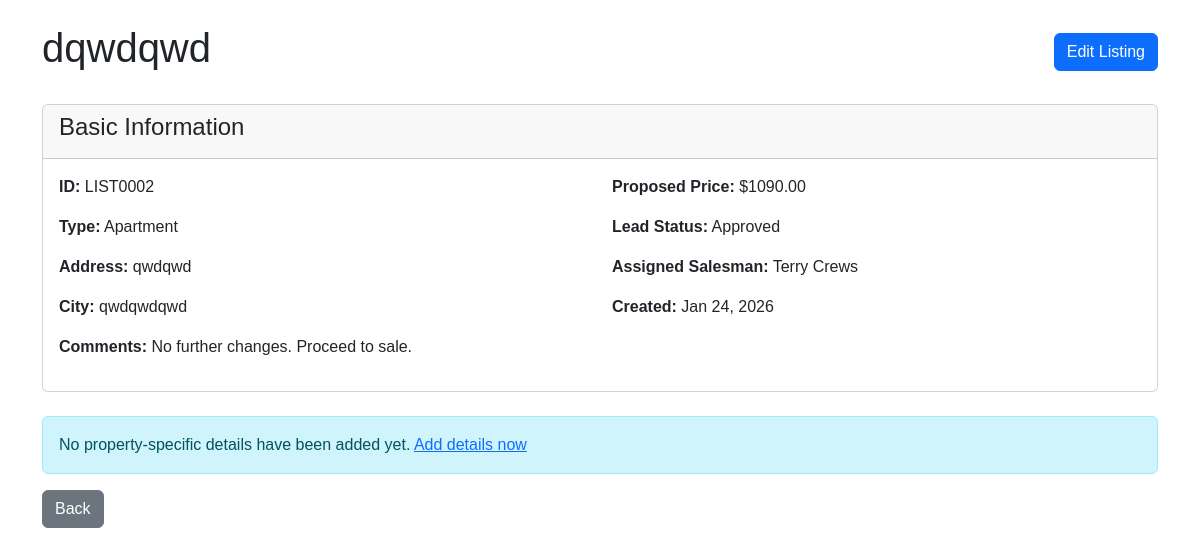
The page /inventory/LIST0002/ (signed in) on the database as committed earlier.
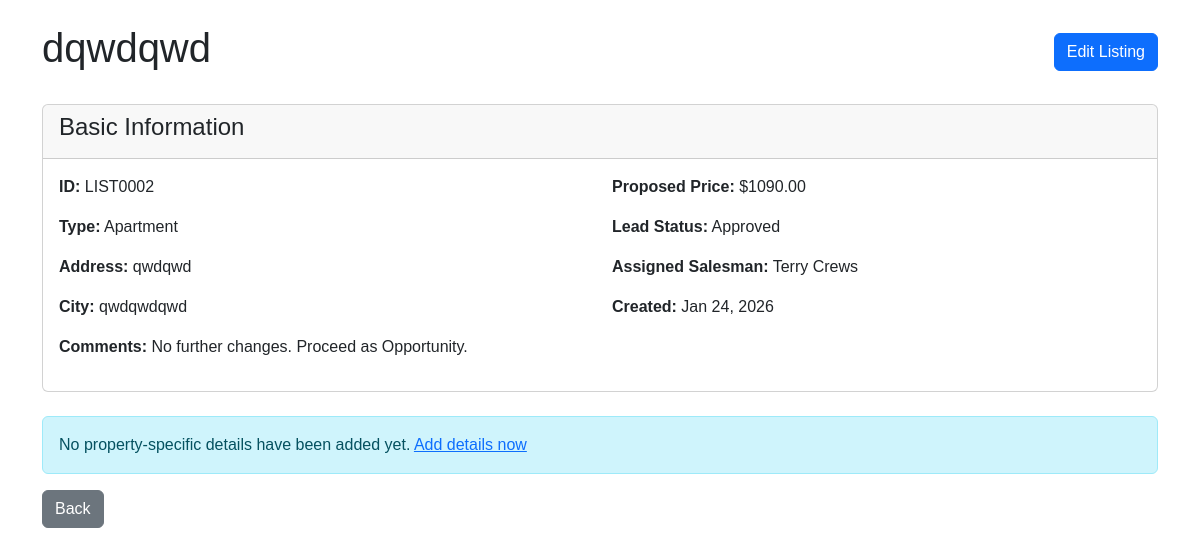
The same page on the database as committed later.
### inventory/models.py (models this page shows, shortened)
class Listing(models.Model):
    class typeChoices(models.TextChoices):
        VILLA = "Villa", "Villa"
        APARTMENT = "Apartment", "Apartment"
        WAREHOUSE = "Warehouse", "Warehouse"
        RETAIL_STORE = "Retail", "Retail Store"
        OFFICE_SPACE = "Office", "Office Space"
    class leadStatusChoices(models.TextChoices):
        PENDING = "Pending", "Pending Approval"
        REJECTED = "Rejected", "Rejected"
        APPROVED = "Approved", "Approved"
    class oppStatusChoices(models.TextChoices):
        PROSPECTING = "Prospecting", "Prospecting"
        NEGOTIATING = "Negotiating", "Negotiating"
        PENDING = "Pending", "Pending Approval"
        REJECTED = "Rejected", "Rejected"
        APPROVED = "Approved", "Approved"
    class saleStatusChoices(models.TextChoices):
        PROCESSING = "Processing", "Processing"
        CLOSED_WON = "ClosedW", "Closed Won"
        CLOSED_LOST = "ClosedL", "Closed Lost"
    id = models.CharField(max_length=10, primary_key=True)
    branch  = models.ForeignKey(
        'org.Branch',
        on_delete=models.CASCADE,
        related_name='listings'
    )
    type = models.TextField(
        choices=typeChoices.choices,
        default=typeChoices.APARTMENT)
    proposed_price = models.DecimalField(max_digits=12, decimal_places=2)
    title = models.CharField(max_length=200)
    address = models.TextField()
    city = models.CharField(max_length=100)
    lead_status = models.TextField(
        choices=leadStatusChoices.choices,
        default=leadStatusChoices.PENDING
    )
    lead_approved_by = models.ForeignKey(
        'accounts.User',
        on_delete=models.SET_NULL,
        null=True,
        blank=True,
        related_name='approved_leads'
    )
    lead_approved_at = models.DateTimeField(null=True, blank=True)
    opp_status = models.TextField(
        choices=oppStatusChoices.choices,
        default=oppStatusChoices.PENDING,
        null=True, blank=True
    )
    opp_approved_by = models.ForeignKey(
        'accounts.User',
        on_delete=models.SET_NULL,
        null=True,
        blank=True,
        related_name='approved_opportunities'
    )
    opp_approved_at = models.DateTimeField(null=True, blank=True)
    sale_status = models.TextField(
        choices=saleStatusChoices.choices,
        default=saleStatusChoices.PROCESSING,
        null=True, blank=True
    )
    sale_closed_at = models.DateTimeField(null=True, blank=True)
    sale_price = models.DecimalField(max_digits=12, decimal_places=2, null=True, blank=True)
    created_at = models.DateTimeField(auto_now_add=True)
    updated_at = models.DateTimeField(auto_now=True)
    is_active = models.BooleanField(default=True)
    assigned_salesman = models.ForeignKey(
        'accounts.User',
        on_delete=models.SET_NULL,
        null=True,
        blank=True,
        related_name='assigned_salesmen',
        limit_choices_to={'role': 'Salesman'},
    )
    comments = models.CharField(null=True, max_length=100, blank=True)
    def get_property_details(self):
        detail_map = {
            self.typeChoices.VILLA: 'villa_details',
            self.typeChoices.APARTMENT: 'apartment_details',
            self.typeChoices.WAREHOUSE: 'warehouse_details',
            self.typeChoices.RETAIL_STORE: 'retail_details',
            self.typeChoices.OFFICE_SPACE: 'office_details',
        }
        related_name = detail_map.get(self.type)
        if related_name:
            try:
                return getattr(self, related_name, None)
            except AttributeError:
                return None
        return None

### accounts/models.py (models this page shows, shortened)
class User(AbstractUser):
    class Role(models.TextChoices):
        CEO = "CEO", "CEO",
        MANAGER = "Manager", "Manager",
        SALESMAN = "Salesman", "Salesman"
    role = models.CharField(
        max_length=20,
        choices=Role.choices,
        default=Role.SALESMAN
    )
    branch = models.ForeignKey(
        'org.Branch',
        on_delete=models.SET_NULL,
        null=True,
        blank=True,
        related_name='users'
    )

### inventory/views.py (the view)
# urls.py: path('<str:pk>/', views.listing_detail, name = 'listing_detail'),
@login_required
def listing_detail(request, pk):
    listings = listings_visible_to(request.user)
    listing = get_object_or_404(listings, pk=pk)
    property_details = get_existing_details(listing)
    detail_template_map = {
        'Villa': 'inventory/partials/villa_detail.html',
        'Apartment': 'inventory/partials/apartment_detail.html',
        'Warehouse': 'inventory/partials/warehouse_detail.html',
        'Office': 'inventory/partials/office_detail.html',
        'Retail': 'inventory/partials/retail_detail.html',
    }
    return render(request, 'inventory/listing_detail.html', {
        'listing': listing,
        'property_details': property_details,
        'detail_template': detail_template_map.get(listing.type),  # Fixed: was missing comma
        'can_edit': (
            request.user.role == 'Manager' or
            listing.assigned_salesman == request.user
        )
    })

### inventory/views.py (called while the page is built)
def get_existing_details(listing):
    try:
        return listing.get_property_details()
    except:
        return None

def listings_visible_to(user):
    if not user.is_authenticated:
        return Listing.objects.none()
    if user.role == 'Salesman':
        return Listing.objects.filter(
            branch=user.branch,
            assigned_salesman=user
        )
    elif user.role == 'Manager':
        return Listing.objects.filter(branch=user.branch)
    elif user.role == 'CEO':
        return Listing.objects.all()
    return Listing.objects.none()

### inventory/templates/inventory/listing_detail.html (shortened to what this page needs)
{% extends 'base.html' %}
{% block content %}
<div class="container mt-4">
    <div class="d-flex justify-content-between align-items-center mb-4">
        <h1>{{ listing.title }}</h1>
        {% if can_edit %}
        <a href="{% url edit_url listing.pk %}" class="btn btn-primary">Edit Listing</a>
        {% endif %}
    </div>
    <div class="card mb-4">
        <div class="card-header">
            <h4>Basic Information</h4>
        </div>
        <div class="card-body">
            <div class="row">
                <div class="col-md-6">
                    <p><strong>ID:</strong> {{ listing.id }}</p>
                    <p><strong>Type:</strong> {{ listing.get_type_display }}</p>
                    <p><strong>Address:</strong> {{ listing.address }}</p>
                    <p><strong>City:</strong> {{ listing.city }}</p>
                </div>
                <div class="col-md-6">
                    <p><strong>Proposed Price:</strong> ${{ listing.proposed_price|floatformat:2 }}</p>
                    <p><strong>Lead Status:</strong> {{ listing.get_lead_status_display }}</p>
                    <p><strong>Assigned Salesman:</strong>
                        {{ listing.assigned_salesman.get_full_name|default:listing.assigned_salesman.username|default:"—" }}
                    </p>
                    <p><strong>Created:</strong> {{ listing.created_at|date:"M d, Y" }}</p>
                </div>
            </div>
            {% if listing.comments %}
            <p><strong>Comments:</strong> {{ listing.comments }}</p>
            {% endif %}
        </div>
    </div>
    {% if property_details %}
    <div class="card mb-4">
        <div class="card-header bg-success text-white">
            <h4>{{ listing.get_type_display }} Details</h4>
        </div>
        <div class="card-body">
            {% if listing.type == 'Villa' %}
                {% include 'inventory/partials/villa_detail.html' with details=property_details %}
            {% elif listing.type == 'Apartment' %}
                {% include 'inventory/partials/apartment_detail.html' with details=property_details %}
            {% elif listing.type == 'Warehouse' %}
                {% include 'inventory/partials/warehouse_detail.html' with details=property_details %}
            {% elif listing.type == 'Retail' %}
                {% include 'inventory/partials/retail_detail.html' with details=property_details %}
            {% elif listing.type == 'Office' %}
                {% include 'inventory/partials/office_detail.html' with details=property_details %}
            {% endif %}
        </div>
    </div>
    {% else %}
    <div class="alert alert-info">
        No property-specific details have been added yet.
        {% if can_edit %}
        <a href="{% url edit_url listing.pk %}">Add details now</a>
        {% endif %}
    </div>
    {% endif %}
    <a href="javascript:history.back()" class="btn btn-secondary">Back</a>
</div>
{% endblock %}

Rows that differ between the two databases and show on the page:
changed Listing "dqwdqwd": comments "No further changes. Proceed to sale." → "No further changes. Proceed as Opportunity."
